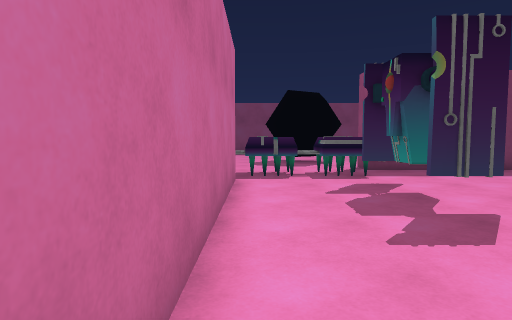
[1] (above)

21 first-person views from a walk through a scene from a Unity 3-D project. The camera is 1.3 m above the floor, tilts 4° down and sees 75° across. The floor is counted in squares, 1 m on a side. Each view is taken from the middle of a square. On the plan, view 1 faces up. The plan holds only what a view shows up to about 14 squares ahead; the rest is blank. The place goes on beyond the plan. Some surface patterns are stand-ins.

[2]
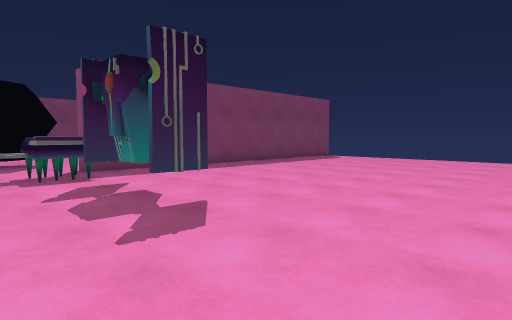

[3]
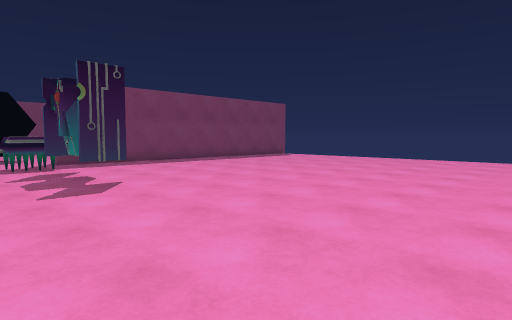

[4]
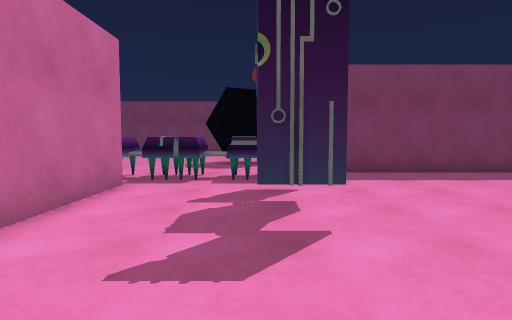

[5]
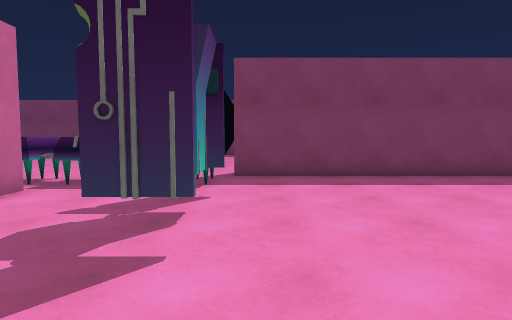

[6]
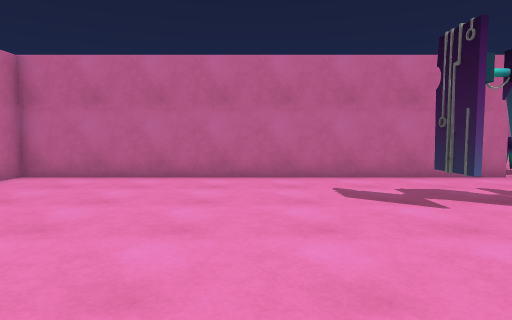

[7]
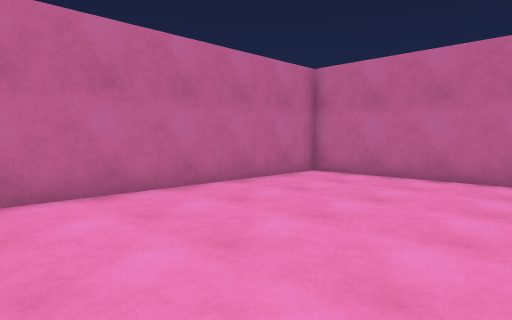

[8]
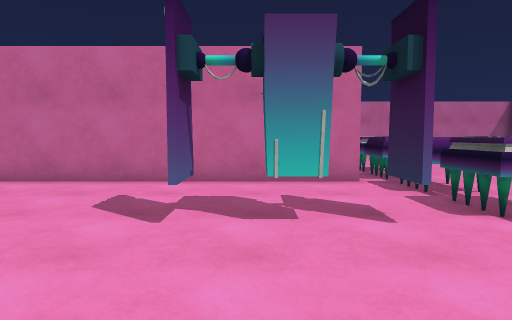

[9]
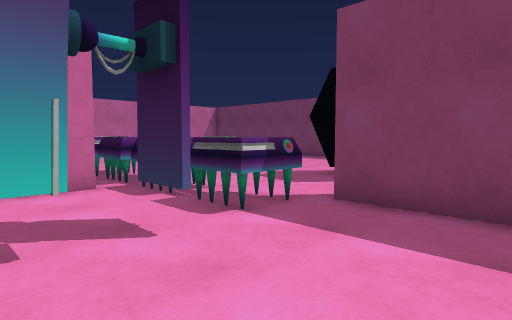

[10]
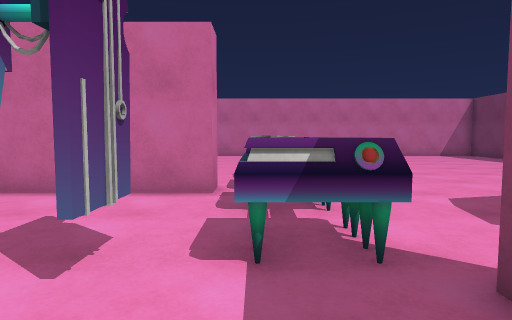

[11]
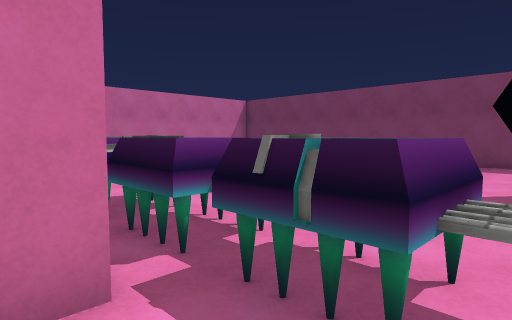

[12]
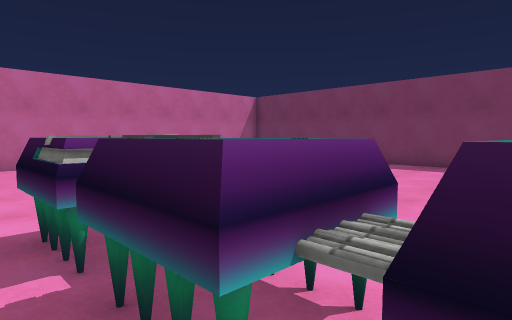

[13]
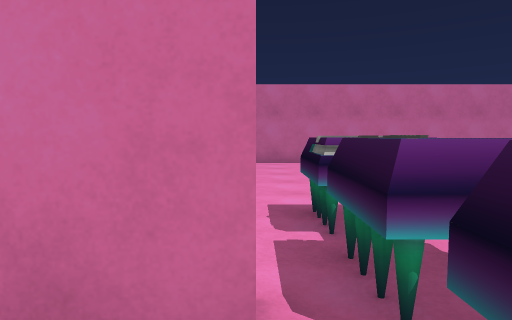

[14]
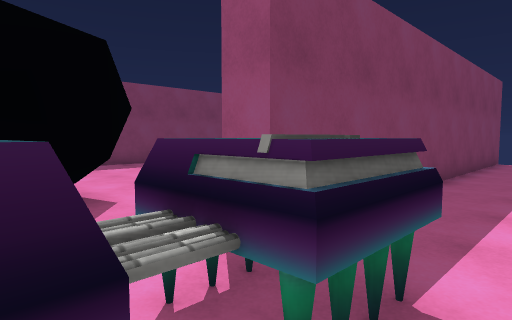

[15]
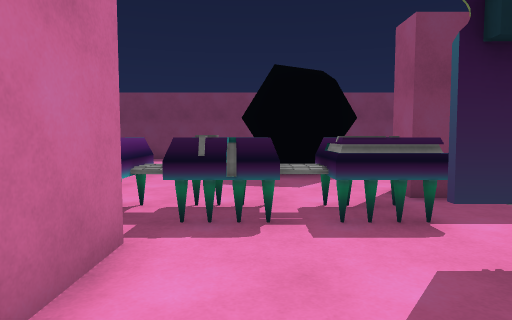

[16]
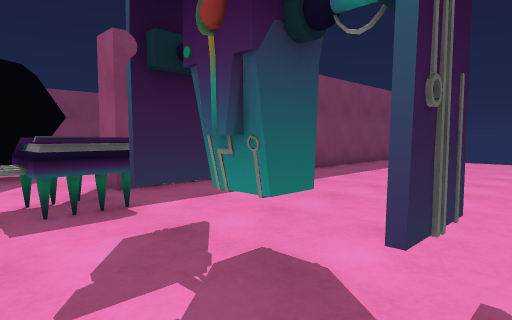

[17]
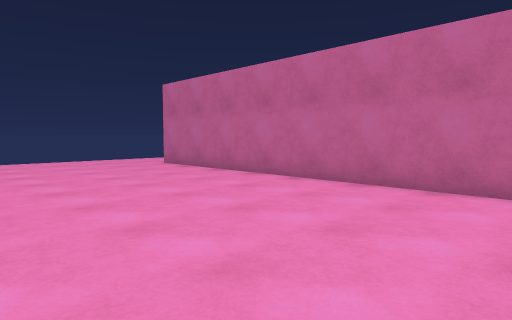

[18]
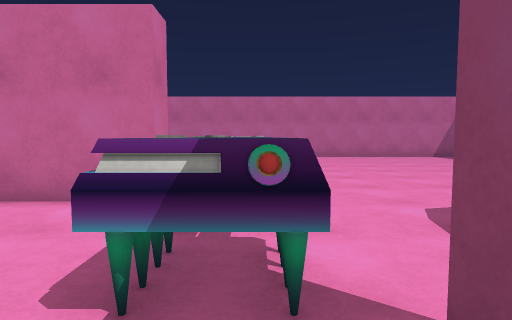

[19]
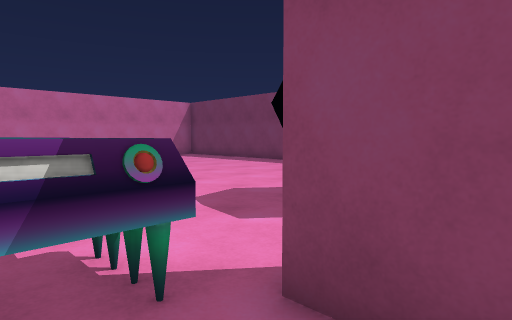

[20]
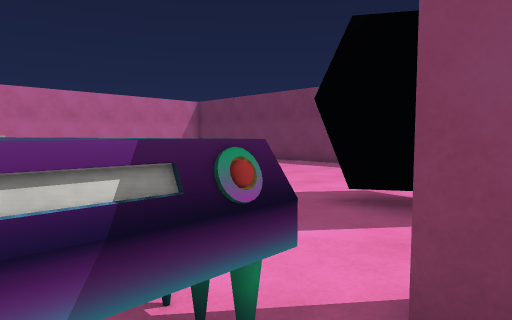

[21]
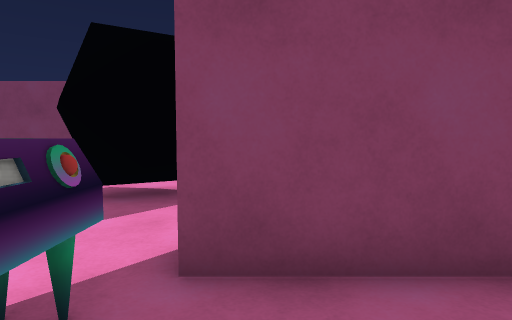

### Floor plan
Key: @ floor where view 1 was taken; # wall or solid block; x gap in a wall; . floor; ^ raised ledge; O other object.
Columns run from 16 left of view 1 to 10 right of it. Each row starts with its distance up from view 1.
 26             #####
 25            ..  ..
 24            ..  ..     ..
 23            ......     ..
 22            ......    ...
 21          ........   ...
 20         ..........  ...
 19         ..........  ..
 18         .........  O .
 17         ......... OOO.
 16         ..........OO..
 15         ..............
 14 #          .........#
 13 #          .........#######
 12 #..........^^#^^xx^^^......
 11    ........^^#^^^^^^#......
 10    ............x...........
  9                #...OO......
  8                #...OO......
  7                #...OO......
  6                #...OO......
  5                #...........
  4                #...........
  3                #...........
  2                #...........
  1                #...........
  0                #@..........
 -1                #...........
 -2                #...........
 -3                #...........
 -4                #...........
 -5                #...........
 -6                ############

Where each view was taken, in squares from view 1:
view 1: 0 up, 0 right, facing up
view 2: 0 up, 0 right, facing up-right
view 3: 4 down, 0 right, facing up-right
view 4: 1 up, 3 right, facing up
view 5: 2 up, 5 right, facing up
view 6: 2 up, 10 right, facing left
view 7: 2 up, 10 right, facing down-left
view 8: 7 up, 9 right, facing left
view 9: 7 up, 8 right, facing up-left
view 10: 11 up, 7 right, facing left
view 11: 9 up, 2 right, facing up-left
view 12: 10 up, 0 right, facing up-left
view 13: 10 up, 1 right, facing left
view 14: 10 up, 1 right, facing up-right
view 15: 6 up, 1 right, facing up
view 16: 5 up, 1 right, facing up-right
view 17: 3 up, 1 right, facing down-right
view 18: 12 up, 6 right, facing left
view 19: 11 up, 6 right, facing up-left
view 20: 11 up, 5 right, facing up-left
view 21: 10 up, 5 right, facing up
